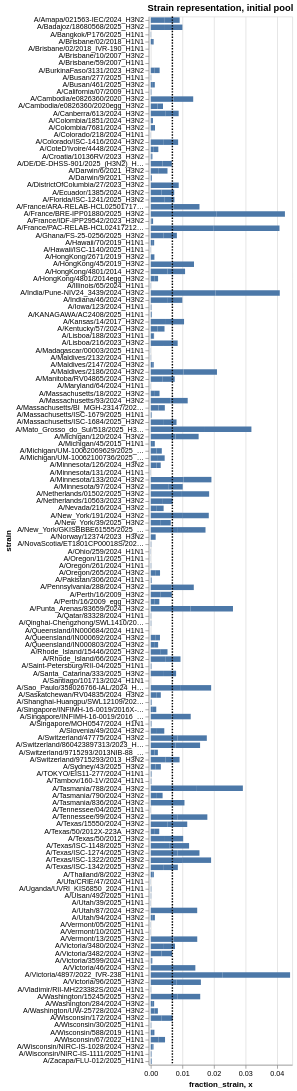

Notebook code cell kept with this figure:
### Markdown cell above
## Visualize barcode- and strain-level balancing in the current pool

### Code cell
# Plot the current fraction of each strain in the pool
strains_chart = (
    alt.Chart(mean_single_well)
    .encode(
        alt.X(
            "fraction_strain",
            scale=alt.Scale(nice=False, padding=3),
        ),
        alt.Y("strain"),
        
        tooltip = ['strain', 'fraction_strain', 'est_tcid50'],
    )
).mark_bar(height={"band": 0.85}).properties(
        height=alt.Step(10),
        width=250,
        title="",
    ).properties(
        height = alt.Step(10),
        width = 200,
        title = "Strain representation, initial pool")

# add veritcal line where we would expect equal representation of all barcodes in pool
expected_line = alt.Chart(
    pd.DataFrame({'x': [1/num_strains]})
).mark_rule(strokeDash = [2,2], strokeWidth = 2).encode(x = 'x')

# plot both barcode counts and expected line
strains_chart + expected_line

### Figure 1 — Vega-Lite specification as saved in the notebook (floating-point values rounded to 4 significant figures; data arrays with more than 128 entries replaced by an {"elided": "..."} marker saying what was removed)
{"config": {"view": {"continuousWidth": 300, "continuousHeight": 300}}, "layer": [{"data": {"name": "data-cf8aec91c5b1344f5c604b6e81337111"}, "mark": {"type": "bar", "height": {"band": 0.85}}, "encoding": {"tooltip": [{"field": "strain", "type": "nominal"}, {"field": "fraction_strain", "type": "quantitative"}, {"field": "est_tcid50", "type": "quantitative"}], "x": {"field": "fraction_strain", "scale": {"nice": false, "padding": 3}, "type": "quantitative"}, "y": {"field": "strain", "type": "nominal"}}, "title": "Strain representation, initial pool"}, {"data": {"name": "data-29eb2ad8188ecf345adcb3243f7aa17b"}, "mark": {"type": "rule", "strokeDash": [2, 2], "strokeWidth": 2}, "encoding": {"x": {"field": "x", "type": "quantitative"}}}], "height": {"step": 10}, "width": 200, "$schema": "https://vega.github.io/schema/vega-lite/v5.16.3.json", "datasets": {"data-cf8aec91c5b1344f5c604b6e81337111": {"elided": "292 records"}, "data-29eb2ad8188ecf345adcb3243f7aa17b": [{"x": 0.006849}]}}
